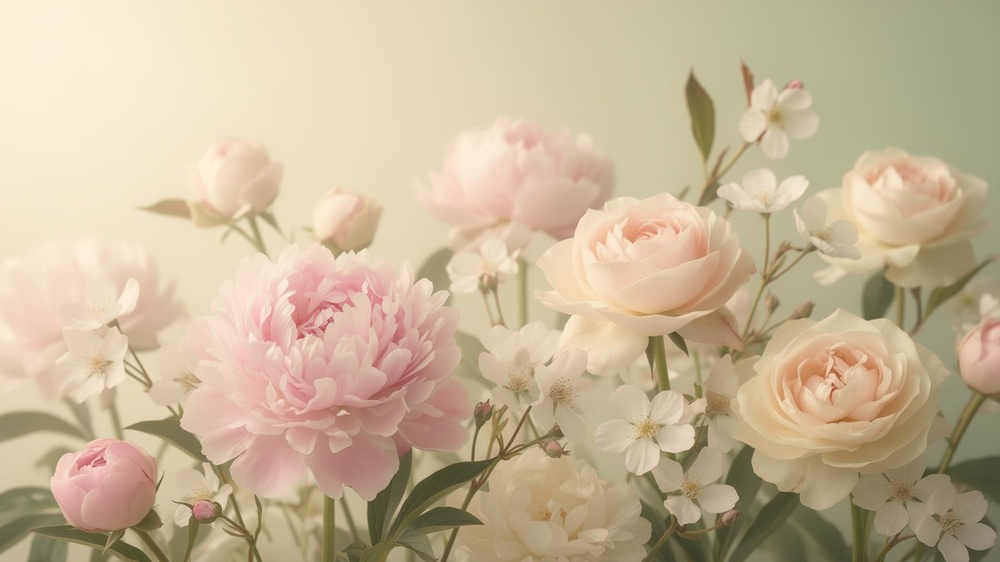
#> input picture frontend/src/assets/hero-flowers.jpg, 1000 x 562 px, shrunk from 1920 x 1080 before the run
$ python -i color_extractor.py   (imports and definitions only)
#> lines starting #> are read from the running program, lines starting #| are printed output that depends on the picture
#> further down, picture is the input picture: PIL image 1000x562 RGB; mean R, G, B 199.7, 182.1, 151.6
from logging import DEBUG
from typing import Any, Dict, List, Tuple
import colorsys

import numpy as np
from PIL import Image


COLOR_RANGES = [
    {"label": "red", "hue_ranges": [(0, 12), (345, 360)], "min_sat": 0.20, "min_val": 0.15},
    {"label": "crimson", "hue_ranges": [(345, 360), (0, 8)], "min_sat": 0.30, "min_val": 0.12},
    {"label": "pink", "hue_ranges": [(320, 345)], "min_sat": 0.15, "min_val": 0.20},
    {"label": "rose", "hue_ranges": [(335, 360), (0, 15)], "min_sat": 0.12, "min_val": 0.18},
    {"label": "magenta", "hue_ranges": [(300, 320)], "min_sat": 0.25, "min_val": 0.18},
    {"label": "purple", "hue_ranges": [(270, 300)], "min_sat": 0.20, "min_val": 0.15},
    {"label": "violet", "hue_ranges": [(255, 285)], "min_sat": 0.18, "min_val": 0.16},
    {"label": "blue", "hue_ranges": [(200, 255)], "min_sat": 0.18, "min_val": 0.18},
    {"label": "lavender", "hue_ranges": [(250, 290)], "min_sat": 0.08, "min_val": 0.35},
    {"label": "yellow", "hue_ranges": [(45, 70)], "min_sat": 0.22, "min_val": 0.25},
    {"label": "gold", "hue_ranges": [(38, 52)], "min_sat": 0.30, "min_val": 0.22},
    {"label": "orange", "hue_ranges": [(20, 44)], "min_sat": 0.25, "min_val": 0.20},
    {"label": "peach", "hue_ranges": [(12, 28)], "min_sat": 0.10, "min_val": 0.35},
    {"label": "coral", "hue_ranges": [(8, 22)], "min_sat": 0.22, "min_val": 0.28},
    {"label": "white", "hue_ranges": [(0, 360)], "min_sat": 0.00, "min_val": 0.75},
    {"label": "cream", "hue_ranges": [(35, 70)], "min_sat": 0.04, "min_val": 0.72},
]

COLOR_FAMILY_MAP = {
    "crimson": "red",
    "rose": "pink",
    "magenta": "pink",
    "violet": "purple",
    "lavender": "purple",
    "gold": "yellow",
    "peach": "orange",
    "coral": "orange",
    "cream": "white",
}

COLOR_FAMILIES = {
    "red": ["red", "crimson"],
    "pink": ["pink", "magenta"],
    "yellow": ["yellow"],
    "orange": ["orange", "peach", "coral"],
    "white": ["white", "cream"],
    "blue": ["blue"],
    "purple": ["purple", "violet", "lavender"],
}

def _to_hsv_pixels(img: Image.Image) -> np.ndarray:
    rgb = np.asarray(img.convert("RGB"), dtype=np.float32) / 255.0
    pixels = rgb.reshape(-1, 3)

    hsv_pixels = np.zeros_like(pixels)
    for i, (r, g, b) in enumerate(pixels):
        h, s, v = colorsys.rgb_to_hsv(float(r), float(g), float(b))
        hsv_pixels[i] = [h * 360.0, s, v]

    return hsv_pixels


def _matches_hue_range(hue: float, ranges: List[Tuple[float, float]]) -> bool:
    for start, end in ranges:
        if start <= end:
            if start <= hue <= end:
                return True
        else:
            if hue >= start or hue <= end:
                return True
    return False


def _classify_hsv_pixel(h: float, s: float, v: float) -> str:
    if s < 0.08 and v > 0.78:
        return "white"
    if s < 0.18 and v > 0.68 and 30 <= h <= 75:
        return "cream"
    if s < 0.10 and v > 0.65:
        return "white"

    for rule in COLOR_RANGES:
        if s >= rule["min_sat"] and v >= rule["min_val"] and _matches_hue_range(h, rule["hue_ranges"]):
            return rule["label"]

    if s < 0.12 and v > 0.70:
        return "white"
    if 300 <= h <= 345:
        return "pink"
    if 20 <= h <= 44:
        return "orange"
    if 45 <= h <= 70:
        return "yellow"
    if 200 <= h <= 255:
        return "blue"
    if 255 <= h <= 300:
        return "purple"

    return "red"


def _collapse_to_family(label: str) -> str:
    return COLOR_FAMILY_MAP.get(label, label)


def _region_masks(h: int, w: int, centre_point: tuple[float, float] | None = None):
    yy, xx = np.mgrid[0:h, 0:w]

    if centre_point is None:
        cx, cy = w / 2.0, h / 2.0
    else:
        cx, cy = centre_point

    dist = np.sqrt((xx - cx) ** 2 + (yy - cy) ** 2)
    dist = dist / (np.max(dist) + 1e-6)

    inner = dist <= 0.24
    outer = (dist > 0.24) & (dist <= 0.82)

    return inner, outer


def _filter_pixels_for_region(
    rgb_pixels: np.ndarray,
    hsv_pixels: np.ndarray,
    suppress_green: bool = True,
):
    r = rgb_pixels[:, 0]
    g = rgb_pixels[:, 1]
    b = rgb_pixels[:, 2]

    hue = hsv_pixels[:, 0]
    sat = hsv_pixels[:, 1]
    val = hsv_pixels[:, 2]

    too_dark = val < 0.12
    too_grey = sat < 0.05

    if suppress_green:
        green_heavy = (g > r + 0.10) & (g > b + 0.06) & (hue >= 70) & (hue <= 170)
        mask = ~(green_heavy | too_dark | too_grey)
    else:
        mask = ~(too_dark | too_grey)

    filtered_rgb = rgb_pixels[mask]
    filtered_hsv = hsv_pixels[mask]

    if len(filtered_rgb) == 0:
        return rgb_pixels, hsv_pixels

    # keep whites + allow saturation boost
    sat_mask = filtered_hsv[:, 1] > 0.12
    white_mask = (filtered_hsv[:, 1] < 0.10) & (filtered_hsv[:, 2] > 0.75)

    combined_mask = sat_mask | white_mask

    if np.sum(combined_mask) > 50:
        filtered_rgb = filtered_rgb[combined_mask]
        filtered_hsv = filtered_hsv[combined_mask]

    return filtered_rgb, filtered_hsv

def estimate_color_blending(arr:np.ndarray) -> str:
    #assume arr is RGB float [0-1]
    diff = np.abs(np.diff(arr, axis=1)).mean() + np.abs(np.diff(arr, axis=0)).mean()

    if diff < 0.05:
        return "smooth"
    elif diff < 0.12:
        return "blended"
    else:
        return "sharp"

def _summarise_region_colors(
    rgb_pixels: np.ndarray,
    hsv_pixels: np.ndarray
) -> Dict[str, Any]:

    if len(hsv_pixels) == 0:
        return {
            "primary": ["white"],
            "secondary": [],
            "detailed": ["white"],
            "confidence": 0.0,
        }

    # classify pixels
    labels: List[str] = []
    for h, s, v in hsv_pixels:
        labels.append(_classify_hsv_pixel(float(h), float(s), float(v)))

    # count labels
    label_counts: Dict[str, int] = {}
    for label in labels:
        label_counts[label] = label_counts.get(label, 0) + 1

    total = sum(label_counts.values())
    ranked = sorted(label_counts.items(), key=lambda x: x[1], reverse=True)

    dominant_label, dominant_count = ranked[0]
    dominant_ratio = dominant_count / total

    dominant_family = _collapse_to_family(dominant_label)

    # 🔥 FIX: strong white override (handles lilies properly)
    white_ratio = label_counts.get("white", 0) / total
    if white_ratio > 0.35 and dominant_ratio < 0.60:
        primary = ["white"]
    elif dominant_ratio > 0.55:
        primary = [dominant_family]
    else:
        primary = [_collapse_to_family(label) for label, _ in ranked[:2]]

    # secondary
    secondary = []
    for label, count in ranked[1:4]:
        ratio = count / total
        if ratio > 0.15:
            secondary.append(_collapse_to_family(label))

    secondary = [c for c in dict.fromkeys(secondary) if c not in primary]

    detailed_colors = [label for label, _ in ranked[:3]]

    return {
        "primary": primary,
        "secondary": secondary,
        "detailed": detailed_colors,
        "confidence": round(float(dominant_ratio), 3),
    }


def extract_color_traits(
    img: Image.Image,
    pose_traits: Dict[str, Any] | None = None,
    image_metadata: Dict[str, Any] | None = None
) -> Dict[str, Any]:

    pose_traits = pose_traits or {}
    image_metadata = image_metadata or {}

    centre_point = pose_traits.get("centre_point")

    std_val = float(image_metadata.get("vibrance", 0.0))
    entropy_val = float(image_metadata.get("entropy", 0.0))

    rgb = np.asarray(img.convert("RGB"), dtype=np.float32) / 255.0
    h, w, _ = rgb.shape
#> h = 562; w = 1000

    # fallback safety
    if std_val == 0.0:
        std_val = float(rgb.std())
#> std_val = 0.179

    if entropy_val == 0.0:
        gray = np.mean(rgb, axis=2)
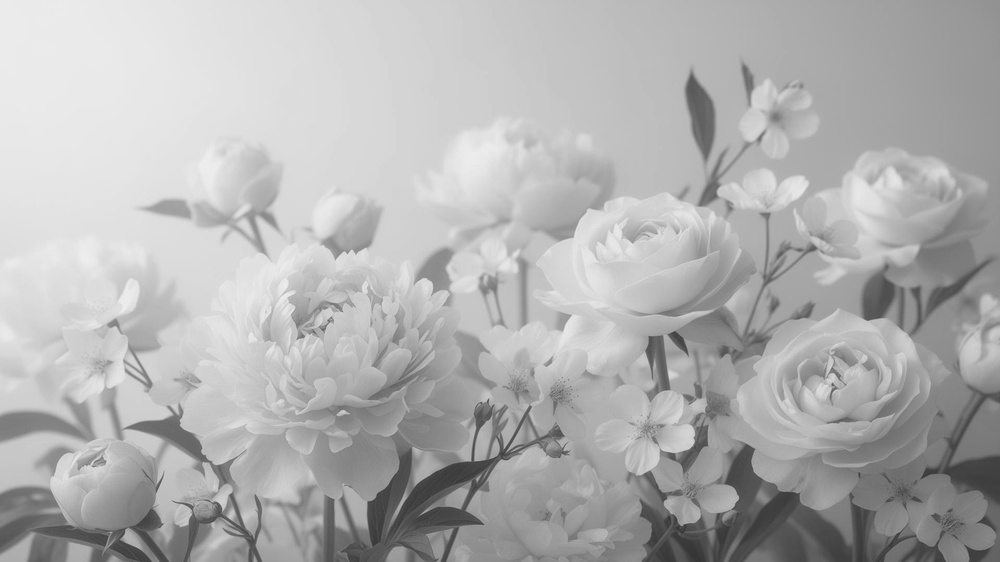
#> gray: shape (562, 1000) float32; min 0.184, max 0.936, mean 0.697
        hist = np.histogram(gray, bins=256)[0]
#> hist = 256 values, max 7645 at index 239, min 0 at index 1, mean 2195.3
        prob = hist / (hist.sum() + 1e-6)
#> prob = 256 values, max 0.0136 at index 239, min 0 at index 1, mean 0.00391
        entropy_val = float(-np.sum(prob * np.log2(prob + 1e-9)))
#> entropy_val = 7.51

    hsv = _to_hsv_pixels(img).reshape(h, w, 3)
#> the loop in _to_hsv_pixels, `for i, (r, g, b) in enumerate(pixels):` made 562000 passes
#> (r, g, b, s, v) on passes 1 to 3: (0.984, 0.945, 0.839, 0.147, 0.984), (0.984, 0.945, 0.839, 0.147, 0.984), (0.984, 0.945, 0.839, 0.147, 0.984)
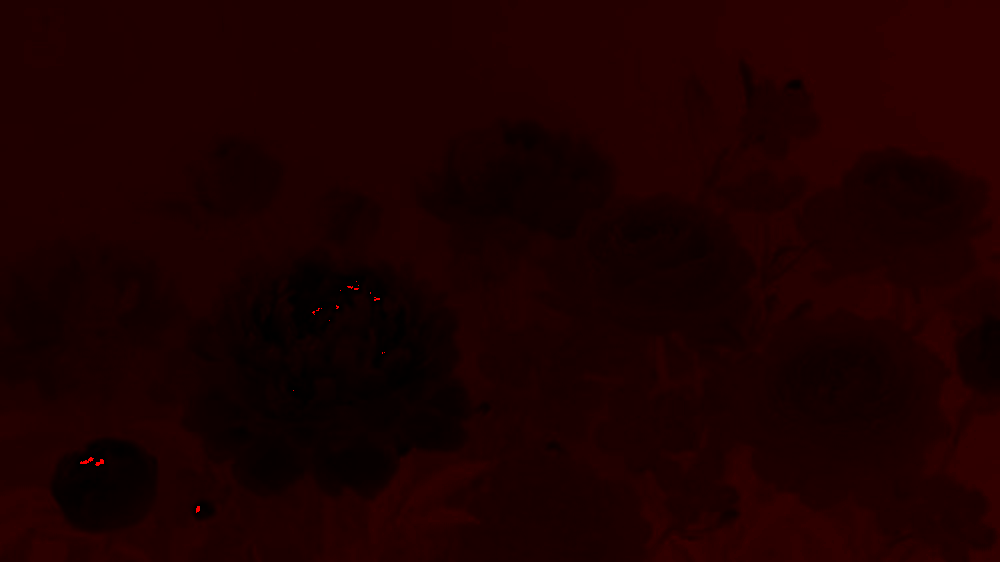
#> hsv: shape (562, 1000, 3) float32; mean R, G, B 40.6, 0.3, 0.8; drawn with min black and max white

    inner_mask, outer_mask = _region_masks(h, w, centre_point=centre_point)

    inner_rgb = rgb[inner_mask]
    inner_hsv = hsv[inner_mask]

    outer_rgb = rgb[outer_mask]
    outer_hsv = hsv[outer_mask]

    inner_rgb, inner_hsv = _filter_pixels_for_region(inner_rgb, inner_hsv, suppress_green=False)
    outer_rgb, outer_hsv = _filter_pixels_for_region(outer_rgb, outer_hsv, suppress_green=True)

    centre_colors = _summarise_region_colors(inner_rgb, inner_hsv)
#> the loop in _summarise_region_colors, `for h, s, v in hsv_pixels:` made 59545 passes
#> (h, s, v) on passes 1 to 3: (32.43, 0.146, 0.996), (32.43, 0.146, 0.996), (32.43, 0.146, 0.992)
#> after the loop in _summarise_region_colors, `for h, s, v in hsv_pixels:`: labels = 59545 items
#> the loop in _summarise_region_colors, `for label in labels:` made 59545 passes
#> label on passes 1 to 3: 'cream', 'cream', 'cream'
#> after the loop in _summarise_region_colors, `for label in labels:`: label_counts = {'cream': 1809, 'white': 22899, 'peach': 9158, 'rose': 1142, 'orange': 18591, 'gold': 957, 'yellow': 2301, 'red': 2688}
#> in _summarise_region_colors, `total = sum(label_counts.values())`: total = 59545
#> in _summarise_region_colors, `ranked = sorted(label_counts.items(), key=lambda x: x[1], reverse=True)`: ranked = [('white', 22899), ('orange', 18591), ('peach', 9158), ('red', 2688), ('yellow', 2301), ('cream', 1809), ('rose', 1142), ('gold', 957)]
#> in _summarise_region_colors, `dominant_label, dominant_count = ranked[0]`: dominant_label = 'white'; dominant_count = 22899
#> in _summarise_region_colors, `dominant_ratio = dominant_count / total`: dominant_ratio = 0.385
#> in _summarise_region_colors, `dominant_family = _collapse_to_family(dominant_label)`: dominant_family = 'white'
#> in _summarise_region_colors, `white_ratio = label_counts.get("white", 0) / total`: white_ratio = 0.385
#> the loop in _summarise_region_colors, `for label, count in ranked[1:4]:` made 3 passes
#> (label, count, ratio) on passes 1 to 3: ('orange', 18591, 0.312), ('peach', 9158, 0.154), ('red', 2688, 0.0451)
#> after the loop in _summarise_region_colors, `for label, count in ranked[1:4]:`: secondary = ['orange', 'orange']
#> in _summarise_region_colors, `secondary = [c for c in dict.fromkeys(secondary) if c not in primary]`: secondary = ['orange']
#> in _summarise_region_colors, `detailed_colors = [label for label, _ in ranked[:3]]`: detailed_colors = ['white', 'orange', 'peach']
#> centre_colors = {'primary': ['white'], 'secondary': ['orange'], 'detailed': ['white', 'orange', 'peach'], 'confidence': 0.385}
    petal_colors = _summarise_region_colors(outer_rgb, outer_hsv)
#> the loop in _summarise_region_colors (call 2), `for h, s, v in hsv_pixels:` made 435694 passes
#> (s, v) on passes 1 to 3: (0.153, 0.973), (0.153, 0.973), (0.154, 0.969)
#> the loop in _summarise_region_colors (call 2), `for label, count in ranked[1:4]:` made 3 passes
#> (label, count, ratio) on passes 1 to 3: ('orange', 95717, 0.22), ('yellow', 69947, 0.161), ('cream', 63360, 0.145)
#> petal_colors = {'primary': ['white', 'orange'], 'secondary': ['yellow'], 'detailed': ['white', 'orange', 'yellow'], 'confidence': 0.3}

    if DEBUG:
        print(f"[COLOR DEBUG] centre={centre_colors}, petal={petal_colors}")
#> (printed output is left out)

    combined_detailed = list(dict.fromkeys(
        petal_colors["detailed"] + centre_colors["detailed"]
    ))[:4]
#> combined_detailed = ['white', 'orange', 'yellow', 'peach']

    combined_confidence = max(
        petal_colors["confidence"],
        centre_colors["confidence"] * 0.8,
    )
#> combined_confidence = 0.308

    # finish classification
    if std_val < 0.08:
        color_finish = "matte"
    elif entropy_val > 7.5 and std_val > 0.18:
        color_finish = "vivid_textured"
    elif std_val > 0.22:
        color_finish = "grainy"
    else:
        color_finish = "soft_gradient"

    return {
        "petal_color": {
            "primary": expand_and_normalize_colors(petal_colors["primary"], expand=False),
            "secondary": expand_and_normalize_colors(petal_colors["secondary"], expand=True),
            "detailed": petal_colors["detailed"],
            "confidence": petal_colors["confidence"],
        },

        "centre_color": {
            "primary": expand_and_normalize_colors(centre_colors["primary"], expand=False),
            "secondary": expand_and_normalize_colors(centre_colors["secondary"], expand=True),
            "detailed": centre_colors["detailed"],
            "confidence": centre_colors["confidence"],
        },

        # 🔥 optional combined (keep this, it's useful)
        "color": {
            "primary": expand_and_normalize_colors(petal_colors["primary"], expand=False),
            "secondary": expand_and_normalize_colors(petal_colors["secondary"], expand=True),
            "detailed": combined_detailed,
            "confidence": combined_confidence,
        },

        # metadata
        "color_finish": color_finish,
        "color_vibrance": round(std_val, 3),
        "color_entropy": round(entropy_val, 3),
    }

def expand_and_normalize_colors(colors, expand: bool = False):
#> called with expand = False
    expanded = set()

    for c in colors:
        base = _collapse_to_family(c)
        expanded.add(base)

        if expand:
            expanded.update(COLOR_FAMILIES.get(base, [])[:2])

    return sorted(expanded)


>>> from PIL import Image
>>> picture = Image.open('../../frontend/src/assets/hero-flowers.jpg')
>>> result = extract_color_traits(picture)
#> result = 6 items
